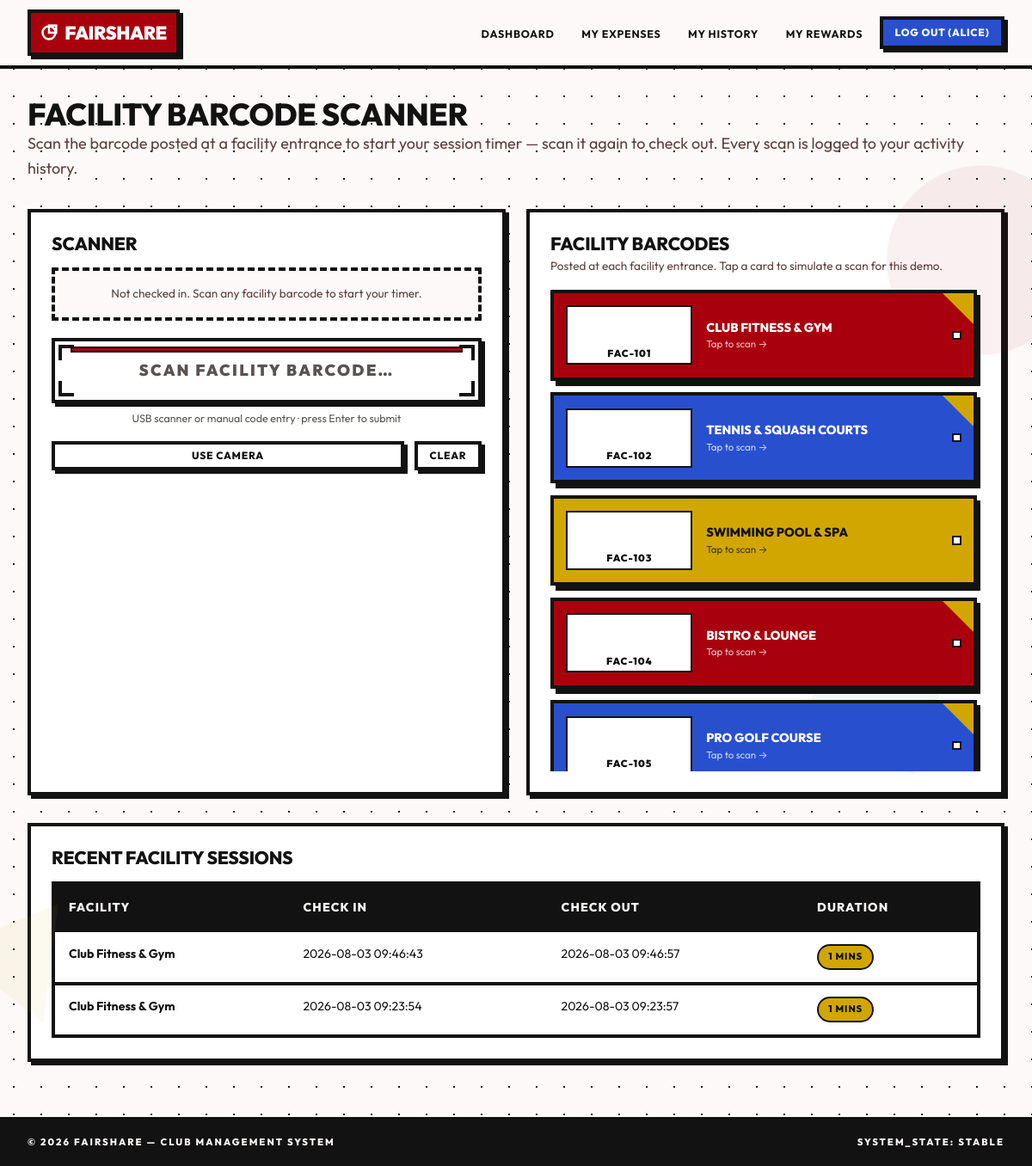
The app's page /member/scan (signed in), older data.
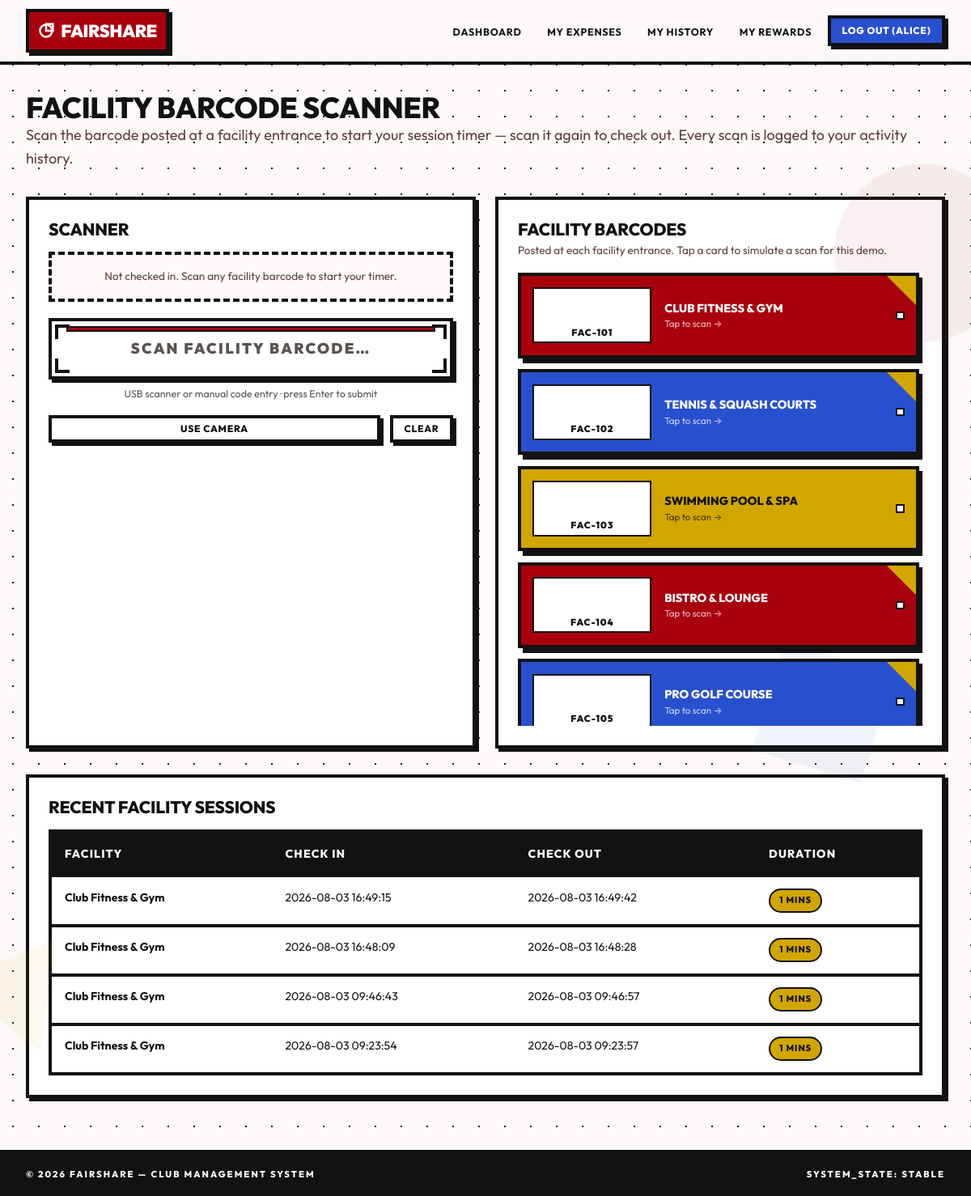
The same page, newer data.
### tables this page shows
CREATE TABLE facility_checkins (
            id INTEGER PRIMARY KEY AUTOINCREMENT,
            member_id INTEGER NOT NULL,
            facility_name TEXT NOT NULL,
            check_in_time TIMESTAMP NOT NULL,
            check_out_time TIMESTAMP,
            duration_minutes INTEGER DEFAULT 0,
            status TEXT DEFAULT 'active' CHECK(status IN ('active', 'completed')), guest_id INTEGER REFERENCES guest_ids(id) ON DELETE CASCADE,
            FOREIGN KEY (member_id) REFERENCES members (id) ON DELETE CASCADE
        );

### main.py (the view, shortened to what this page needs)
@app.route('/member/scan', methods=['GET', 'POST'])
@login_required
def member_scan():
    conn = get_db()
    cursor = conn.cursor()
    cursor.execute("SELECT * FROM members WHERE user_id = ?", (session['user_id'],))
    member = cursor.fetchone()
    if not member:
        conn.close()
        flash('Member profile not found.', 'danger')
        return redirect(url_for('index'))
    cursor.execute("SELECT * FROM facility_checkins WHERE member_id = ? AND guest_id IS NULL AND status = 'active'", (member['id'],))
    active_checkin = cursor.fetchone()
    cursor.execute('''
        SELECT * FROM facility_checkins WHERE member_id = ? AND guest_id IS NULL AND status = 'completed'
        ORDER BY check_in_time DESC LIMIT 8
    ''', (member['id'],))
    recent_sessions = cursor.fetchall()
    conn.close()
    return render_template('member/scan.html', facilities=FACILITIES,
                           active_checkin=active_checkin, recent_sessions=recent_sessions)

### database.py (called while the page is built)
def get_db():
    db_path = Config.DATABASE
    os.makedirs(os.path.dirname(db_path), exist_ok=True)
    conn = sqlite3.connect(db_path)
    conn.row_factory = sqlite3.Row
    conn.execute("PRAGMA foreign_keys = ON;")
    return conn

### main.py (called while the page is built)
@app.after_request
def add_header(response):
    if app.debug:
        response.headers['Cache-Control'] = 'no-cache, no-store, must-revalidate'
    else:
        response.headers['Cache-Control'] = 'public, max-age=3600'
    return response

def login_required(f):
    @functools.wraps(f)
    def decorated_function(*args, **kwargs):
        if 'user_id' not in session:
            flash('Please log in to access this page.', 'warning')
            return redirect(url_for('login'))
        return f(*args, **kwargs)
    return decorated_function

### templates/member/scan.html (shortened to what the changed rows need)
{% extends "base.html" %}
{% block content %}
<div style="margin-bottom: 2rem;">
  <h1>Facility Barcode Scanner</h1>
</div>
<div class="grid grid-cols-2" style="gap: 1.5rem; margin-bottom: 2rem;">
  <div class="card">
    <div class="facility-grid">
      {% for code, name in facilities.items() %}
        <button type="button" class="facility-scan-card" data-demo-code="{{ code }}">
          <div class="facility-barcode-box">
            <svg class="facility-barcode" data-barcode="{{ code }}" data-height="38" data-display="false"></svg>
            <span class="facility-code">{{ code }}</span>
          </div>
          <div class="facility-ticket-body">
            <p class="facility-ticket-name">{{ name }}</p>
            <p class="facility-ticket-hint">Tap to scan &rarr;</p>
          </div>
          <div class="facility-qr"><div data-qr="{{ code }}" data-qr-width="72"></div></div>
        </button>
      {% endfor %}
    </div>
  </div>
</div>
<div class="card">
  <div class="table-container" style="margin-top: 1rem;">
    <table class="table">
      <thead>
        <tr>
          <th>Facility</th>
          <th>Check In</th>
          <th>Check Out</th>
          <th>Duration</th>
        </tr>
      </thead>
      <tbody>
        {% for s in recent_sessions %}
          <tr>
            <td><strong>{{ s.facility_name }}</strong></td>
            <td>{{ s.check_in_time }}</td>
            <td>{{ s.check_out_time or '—' }}</td>
            <td>
              {% if s.duration_minutes > 0 %}
                <span class="badge badge-emerald">{{ s.duration_minutes }} mins</span>
              {% else %}
                <span class="badge badge-amber">Active</span>
              {% endif %}
            </td>
          </tr>
        {% else %}
          <tr><td colspan="4" style="text-align:center; color: var(--text-dim);">No completed facility sessions yet.</td></tr>
        {% endfor %}
      </tbody>
    </table>
  </div>
</div>
{% endblock %}

Row changes from the older to the newer data that the page shows:
added facility_checkins: facility_name "Club Fitness & Gym", check_in_time "2026-08-03 16:49:15", check_out_time "2026-08-03 16:49:42", duration_minutes "1"
added facility_checkins: facility_name "Club Fitness & Gym", check_in_time "2026-08-03 16:48:09", check_out_time "2026-08-03 16:48:28", duration_minutes "1"
